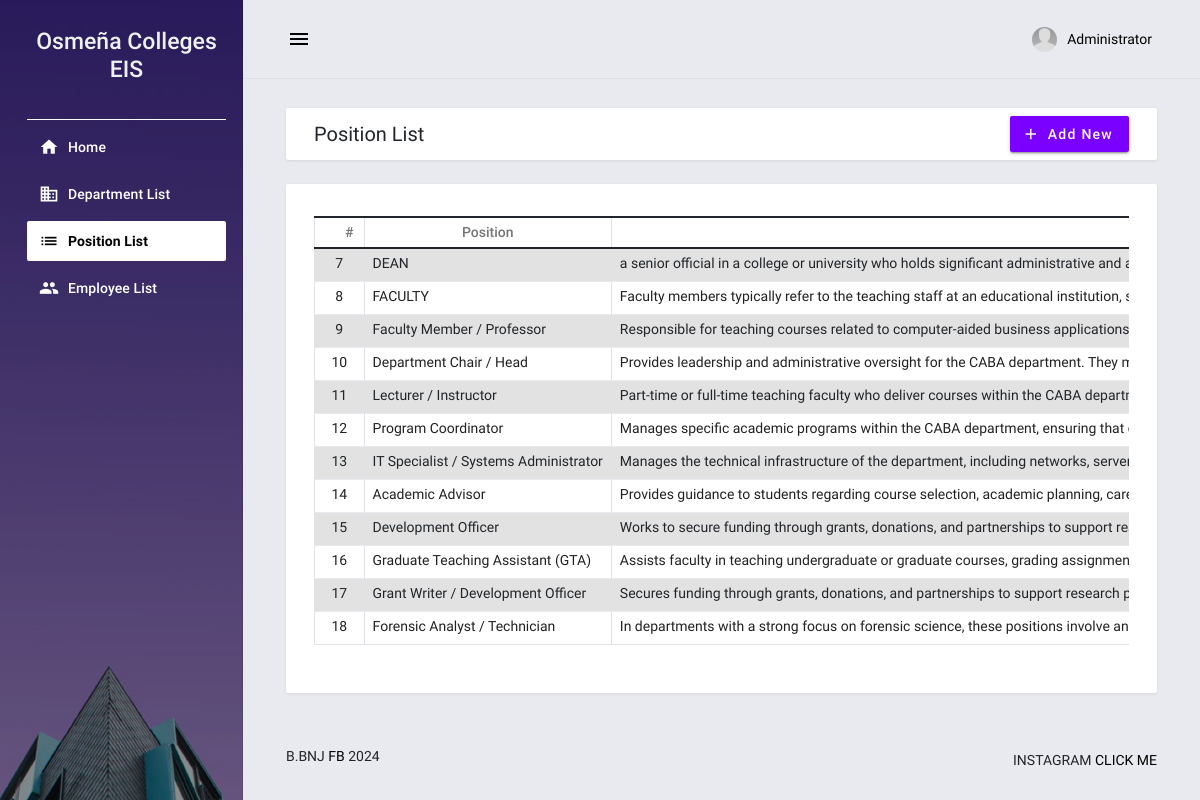
The page /positions (signed in) on the database its author committed.
### employee_information/models.py (models this page shows, shortened)
class Position(models.Model):
    name = models.TextField()
    description = models.TextField()
    status = models.IntegerField()
    date_added = models.DateTimeField(default=timezone.now)
    date_updated = models.DateTimeField(auto_now=True)

### employee_information/views.py (the view)
# urls.py: path('positions', views.positions, name="position-page"),
@login_required
def positions(request):
    position_list = Position.objects.all()
    context = {
        'page_title':'Positions',
        'positions':position_list,
    }
    return render(request, 'employee_information/positions.html',context)

### employee_information/templates/employee_information/positions.html (shortened to what this page needs)
{% extends "employee_information/base.html" %} {% block pageContent %}
<div class="mdc-layout-grid__cell stretch-card mdc-layout-grid__cell--span-12">
    <div class="mdc-card py-2">
        <div class="d-flex justify-content-between align-items-center">
            <h4 class="card-title mb-0">Position List</h4>
            <div class="text-start">
                <button class="mdc-button mdc-button--raised mdc-ripple-upgraded btn-sm" id="create_new"><i class="material-icons mdc-button__icon">add</i><span> Add New</span></button>
            </div>
        </div>
    </div>
</div>
<div class="mdc-layout-grid__cell stretch-card mdc-layout-grid__cell--span-12">
    <div class="mdc-card">
        <div class="table-responsive">
            <table class="table table-striped table-bordered">
                <colgroup>
                    <col width="5%">
                    <col width="30%">
                    <col width="30%">
                    <col width="15%">
                    <col width="20%">
                </colgroup>
                <thead>
                    <tr>
                        <th class="text-center py-1">#</th>
                        <th class="text-center py-1">Position</th>
                        <th class="text-center py-1">Description</th>
                    </tr>
                </thead>
                <tbody>
                    {% for position in positions %}
                    <tr>
                        <td class="px-2 py-1 text-center">{{ position.id }}</td>
                        <td class="px-2 py-1 text-start">{{ position.name }}</td>
                        <td class="px-2 py-1 text-start">{{ position.description }}</td>
                    </tr>
                    {% endfor %}
                </tbody>
            </table>
        </div>
    </div>
</div>
{% endblock pageContent %}

### employee_information/templates/employee_information/base.html (shortened to what this page needs)
{% load static %}
<!DOCTYPE html>
<html lang="en">
<head>
    <link rel="stylesheet" href="{% static 'employee_information/assets/default/css/style.css' %}">
    <link rel="stylesheet" href="{% static 'employee_information/assets/bootstrap/css/bootstrap.min.css' %}">
    <link rel="stylesheet" href="{% static 'employee_information/assets/material-admin/vendors/mdi/css/materialdesignicons.min.css' %}">
    <link rel="stylesheet" href="{% static 'employee_information/assets/material-admin/vendors/css/vendor.bundle.base.css' %}">
    <link rel="stylesheet" href="{% static 'employee_information/assets/material-admin/vendors/flag-icon-css/css/flag-icon.min.css' %}">
    <link rel="stylesheet" href="{% static 'employee_information/assets/material-admin/vendors/jvectormap/jquery-jvectormap.css' %}">
    <link rel="stylesheet" href="{% static 'employee_information/assets/material-admin/css/demo/style.css' %}">
</head>
<body>
    <div class="body-wrapper">
        {% block navigation %} {% include "employee_information/navigation.html" %} {% endblock navigation %}
        <div class="main-wrapper mdc-drawer-app-content">
            {% block TopNavigation %} {% include "employee_information/TopNavigation.html" %} {% endblock TopNavigation %}
            <div class="page-wrapper mdc-toolbar-fixed-adjust">
                <main class="content-wrapper">
                    <div class="mdc-layout-grid">
                        <div class="mdc-layout-grid__inner">
                            {% block pageContent %} {% endblock pageContent %}
                        </div>
                    </div>
                </main>
                <footer>
                    <div class="mdc-layout-grid">
                        <div class="mdc-layout-grid__inner">
                            <div class="mdc-layout-grid__cell stretch-card mdc-layout-grid__cell--span-6-desktop">
                                <span class="text-center text-sm-left d-block d-sm-inline-block tx-14">B.BNJ <a href="https://www.facebook.com/Benj.Bejo.2002?mibextid=ZbWKwL" target="_blank">FB</a> {% now 'Y' %}</span>
                            </div>
                            <div class="mdc-layout-grid__cell stretch-card mdc-layout-grid__cell--span-6-desktop d-flex justify-content-end">
                                <span class="float-none float-sm-right d-block mt-1 mt-sm-0 text-center tx-14">INSTAGRAM <a href="https://www.instagram.com/benjbejo_?igsh=ZzA0bnlvbDllY3d1" target="_blank"> CLICK ME </a> </span>
                            </div>
                        </div>
                    </div>
                </footer>
            </div>
        </div>
    </div>
</body>
</html>

### employee_information/templates/employee_information/navigation.html
{% load static %}
<aside class="mdc-drawer mdc-drawer--dismissible mdc-drawer--open">
    <div class="mdc-drawer__header border-bottom border-light">
        <a href="{% url 'home-page' %}" class="brand-logo">
            <h3 class="text-center text-light">Osmeña Colleges EIS</h3>
        </a>
    </div>
    <div class="mdc-drawer__content">
        <div class="mdc-list-group">
            <nav class="mdc-list mdc-drawer-menu">
                <div class="mdc-list-item mdc-drawer-item">
                    <a class="mdc-drawer-link" href="{% url 'home-page' %}">
                        <i class="material-icons mdc-list-item__start-detail mdc-drawer-item-icon" aria-hidden="true">home</i> Home
                    </a>
                </div>
                <div class="mdc-list-item mdc-drawer-item">
                    <a class="mdc-drawer-link" href="{% url 'department-page' %}">
                        <i class="material-icons mdc-list-item__start-detail mdc-drawer-item-icon" aria-hidden="true">business</i> Department List
                    </a>
                </div>
                <div class="mdc-list-item mdc-drawer-item">
                    <a class="mdc-drawer-link" href="{% url 'position-page' %}">
                        <i class="material-icons mdc-list-item__start-detail mdc-drawer-item-icon" aria-hidden="true">list</i> Position List
                    </a>
                </div>
                <div class="mdc-list-item mdc-drawer-item">
                    <a class="mdc-drawer-link" href="{% url 'employee-page' %}">
                        <i class="material-icons mdc-list-item__start-detail mdc-drawer-item-icon" aria-hidden="true">group</i> Employee List
                    </a>
                </div>
            </nav>
        </div>
    </div>
</aside>

### employee_information/templates/employee_information/topNavigation.html (shortened to what this page needs)
{% load static %}
<header class="mdc-top-app-bar border-bottom shadow">
    <div class="mdc-top-app-bar__row">
        <div class="mdc-top-app-bar__section mdc-top-app-bar__section--align-start">
            <button class="material-icons mdc-top-app-bar__navigation-icon mdc-icon-button sidebar-toggler">menu</button>
        </div>
        <div class="mdc-top-app-bar__section mdc-top-app-bar__section--align-end mdc-top-app-bar__section-right">
            <div class="menu-button-container menu-profile d-none d-md-block">
                <button class="mdc-button mdc-menu-button">
                    <span class="d-flex align-items-center">
                    <span class="figure">
                        <img src="{% static 'employee_information/assets/material-admin/images/faces/ava.jpg' %}" alt="user" class="user">
                    </span>
                    <span class="user-name">{{ user.first_name }}</span>
                    </span>
                </button>
            </div>
        </div>
    </div>
</header>

### static/employee_information/assets/default/css/style.css (style rules this page uses)
html, body { height: 100%; width: 100%; }
.body-wrapper .main-wrapper .page-wrapper .content-wrapper { min-height: calc(100vh - 84px - 62px) !important; }

### rows shown on the page
Position: id "7", name "DEAN", description "a senior official in a college or university who holds significant administrative and…"
Position: id "8", name "FACULTY", description "Faculty members typically refer to the teaching staff at an educational institution,…"
Position: id "9", name "Faculty Member / Professor", description "Responsible for teaching courses related to computer-aided business applications…"
Position: id "10", name "Department Chair / Head", description "Provides leadership and administrative oversight for the CABA department. They…"
Position: id "11", name "Lecturer / Instructor", description "Part-time or full-time teaching faculty who deliver courses within the CABA…"
Position: id "12", name "Program Coordinator", description "Manages specific academic programs within the CABA department, ensuring that…"
Position: id "13", name "IT Specialist / Systems Administrator", description "Manages the technical infrastructure of the department, including networks,…"
Position: id "14", name "Academic Advisor", description "Provides guidance to students regarding course selection, academic planning,…"
Position: id "15", name "Development Officer", description "Works to secure funding through grants, donations, and partnerships to support…"
Position: id "16", name "Graduate Teaching Assistant (GTA)", description "Assists faculty in teaching undergraduate or graduate courses, grading…"
Position: id "17", name "Grant Writer / Development Officer", description "Secures funding through grants, donations, and partnerships to support research…"
Position: id "18", name "Forensic Analyst / Technician", description "In departments with a strong focus on forensic science, these positions involve…"

### other values the page prints
{{ user.first_name }} "Administrator"
